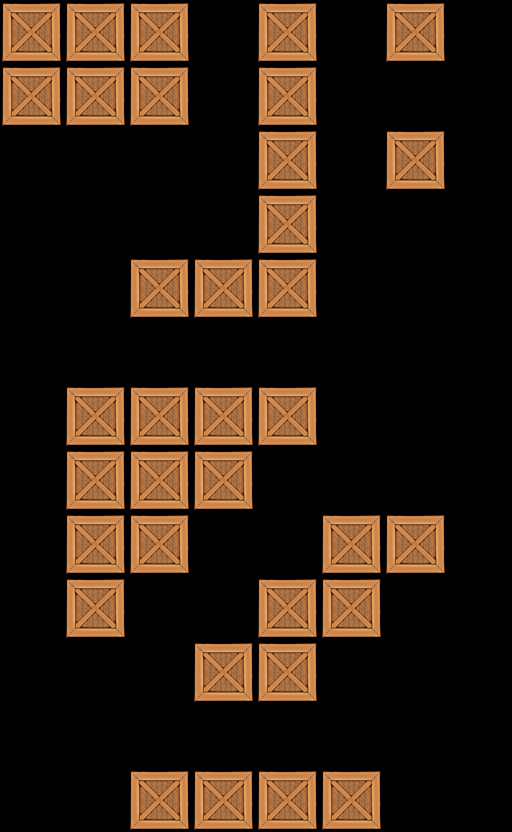

Tiled map render using the project's own tile images. Description and the map definition, with tile-layer contents summarised, below:
An orthogonal 8x13 tile map with 64x64 px tiles, 1 tile layer (Tile Layer 1).

<map version="1.0" orientation="orthogonal" width="8" height="13" tilewidth="64" tileheight="64">
 <tileset firstgid="1" name="crate" tilewidth="64" tileheight="64">
  <image source="../../crate5.png" width="64" height="64" />
 </tileset>
 <layer name="Tile Layer 1" width="8" height="13">
  <data>[104 cells, 35 non-empty, 1 distinct tile ids]</data>
 </layer>
</map>
